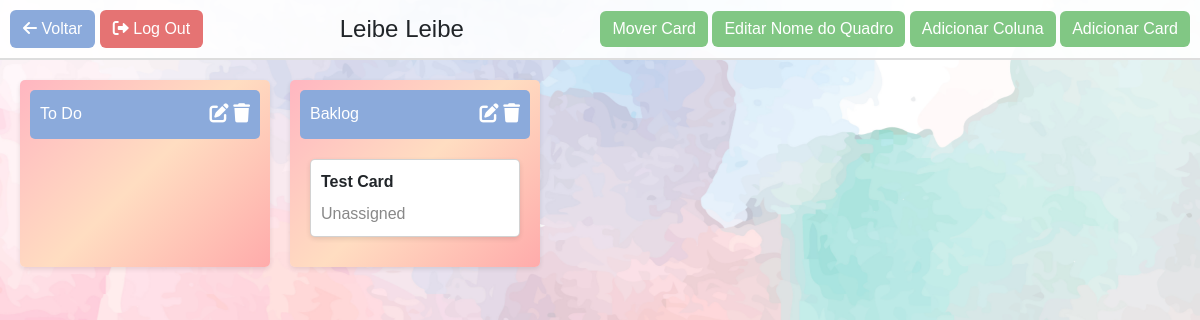
Page /board/2 (signed in) on the committed database.
### models.py (models this page shows, shortened)
class Board(db.Model):
    __tablename__ = 'board'
    id = db.Column(db.Integer, primary_key=True)
    name = db.Column(db.String(150), nullable=False)
    creator_id = db.Column(db.Integer, db.ForeignKey('user.id'))
    creator = db.relationship('User', backref='created_boards')
    members = db.relationship('User', secondary='membership', back_populates='boards')
    columns = db.relationship('Column', back_populates='board', cascade='all, delete-orphan')

class Column(db.Model):
    __tablename__ = 'column'
    id = db.Column(db.Integer, primary_key=True)
    name = db.Column(db.String(150), nullable=False)
    board_id = db.Column(db.Integer, db.ForeignKey('board.id'))
    board = db.relationship('Board', back_populates='columns')
    order = db.Column(db.Integer, nullable=False, default=0)

class Card(db.Model):
    id = db.Column(db.Integer, primary_key=True)
    title = db.Column(db.String(150), nullable=False)
    description = db.Column(db.Text)
    start_time = db.Column(db.DateTime)
    end_time = db.Column(db.DateTime)
    status = db.Column(db.String(50))
    creator_id = db.Column(db.Integer, db.ForeignKey('user.id'))
    column_id = db.Column(db.Integer, db.ForeignKey('column.id'), nullable=False)
    assigned_to_id = db.Column(db.Integer, db.ForeignKey('user.id'))
    board_id = db.Column(db.Integer, db.ForeignKey('board.id'))
    creator = db.relationship('User', foreign_keys=[creator_id], backref='created_cards')
    assignee = db.relationship('User', foreign_keys=[assigned_to_id], backref='assigned_cards')
    board = db.relationship('Board', backref='cards')

### app.py (the view)
    @app.route('/board/<int:board_id>')
    @login_required
    def view_board(board_id):
        board = Board.query.get_or_404(board_id)
        if current_user not in board.members and current_user != board.creator:
            flash('Você não tem permissão para visualizar este quadro.', 'danger')
            return redirect(url_for('dashboard'))
        columns = Column.query.filter_by(board_id=board_id).all()
        cards = Card.query.filter_by(board_id=board_id).all()
        status_to_column = {column.name: column for column in columns}
        column_id_to_cards = {column.id: [] for column in columns}
        for card in cards:
            column = status_to_column.get(card.status)
            if column:
                column_id_to_cards[column.id].append({
                    "id": card.id,
                    "title": card.title,
                    "description": card.description,
                    "assigned_to": card.assignee.username if card.assignee else None,
                })
        users = User.query.all()
        return render_template('view_board.html', board=board, columns=columns, column_id_to_cards=column_id_to_cards, users=users)

### templates/view_board.html (shortened to what this page needs)
<!DOCTYPE html>
<html lang="en">
<head>
    <link href="https://cdn.jsdelivr.net/npm/bootstrap@5.3.0-alpha1/dist/css/bootstrap.min.css" rel="stylesheet">
    <link href="https://cdnjs.cloudflare.com/ajax/libs/font-awesome/6.0.0-beta3/css/all.min.css" rel="stylesheet">
</head>
<body>
    <div class="top-menu">
        <div>
            <a href="{{ url_for('dashboard') }}" class="btn btn-back"><i class="fas fa-arrow-left"></i> Voltar</a>
            <a href="{{ url_for('log_out') }}" class="btn btn-log-out"><i class="fas fa-sign-out-alt"></i> Log Out</a>
        </div>
        <h2>{{ board.name }}</h2>
        <div>
            <button class="btn btn-custom" onclick="toggleForm('move-card-form')">Mover Card</button>
            <button class="btn btn-custom" onclick="toggleForm('edit-board-name-form')">Editar Nome do Quadro</button>
            <button class="btn btn-custom" onclick="toggleForm('add-column-form')">Adicionar Coluna</button>
            <button class="btn btn-custom" onclick="toggleForm('create-card-form')">Adicionar Card</button>
        </div>
    </div>
    <div class="board-container">
        {% for column in columns %}
            <div class="column" id="column-{{ column.id }}" data-column-id="{{ column.id }}">
                <div class="column-header">
                    <span class="column-name">{{ column.name }}</span>
                    <div>
                        <button class="icon-button edit-icon" onclick="toggleForm('edit-form-{{ column.id }}')">
                            <i class="fas fa-edit"></i>
                        </button>
                        <form action="{{ url_for('delete_column', board_id=board.id, column_id=column.id) }}" method="POST" style="display:inline;">
                            <button type="submit" class="icon-button" title="Delete Column">
                                <i class="fas fa-trash"></i>
                            </button>
                        </form>
                    </div>
                </div>
                <div class="column-content">
                    {% for card in column_id_to_cards[column.id] %}
                        <div class="card" onclick="showCardDetails({{ card.id }})">
                            <div class="card-title">{{ card.title }}</div>
                            <div class="card-responsible">
                                {% if card.assigned_to %}
                                    {{ card.assigned_to }}
                                {% else %}
                                    Unassigned
                                {% endif %}
                            </div>
                        </div>
                    {% endfor %}
                </div>
            </div>
        {% endfor %}
    </div>
</body>
</html>

### templates/view_board.html (style rules this page uses)
body, html { height: 100%; margin: 0; font-family: Arial, Helvetica, sans-serif; background: url("/static/images/background.jpg") no-repeat center center fixed; background-size: cover; }
.top-menu { background-color: rgba(255, 255, 255, 0.9); padding: 10px; border-bottom: 2px solid #ddd; display: flex; justify-content: space-between; align-items: center; }
.top-menu h2 { margin: 0; font-size: 1.5rem; }
.board-container { display: flex; flex-wrap: nowrap; overflow-x: auto; padding: 20px; gap: 20px; }
.column { flex: 0 0 auto; width: 250px; border-radius: 5px; padding: 10px; box-shadow: 0 2px 5px rgba(0,0,0,0.1); background: linear-gradient(135deg, #FFB6C1, #FFDDC1, #FFABAB, #FFC3A0, #B9FBC0, #D6EAF8, #F9E79F); background-size: 300% 300%; animation: gradient 10s ease infinite; color: #333; position: relative; }
.column-header { display: flex; justify-content: space-between; align-items: center; background-color: #8baadb; color: #fff; padding: 10px; border-radius: 5px; margin-bottom: 10px; }
.column-content { padding: 10px; overflow-y: auto; }
.card { background: #fff; padding: 10px; margin-bottom: 10px; border-radius: 5px; box-shadow: 0 2px 5px rgba(0,0,0,0.1); cursor: pointer; transition: background-color 0.3s; }
.card-title { font-weight: bold; }
.card-responsible { color: #888; }
.btn-custom { background-color: #81c784; color: #fff; border: none; }
.btn-log-out { background-color: #e57373; color: #fff; }
.btn-back { background-color: #8baadb; color: #fff; }
.icon-button { background: none; border: none; color: #fff; cursor: pointer; padding: 0; margin: 0; font-size: 1.2rem; }

### rows in the picture
Board: name "Leibe Leibe"
Column: name "To Do"
Column: name "Baklog"
Card: title "Test Card"
